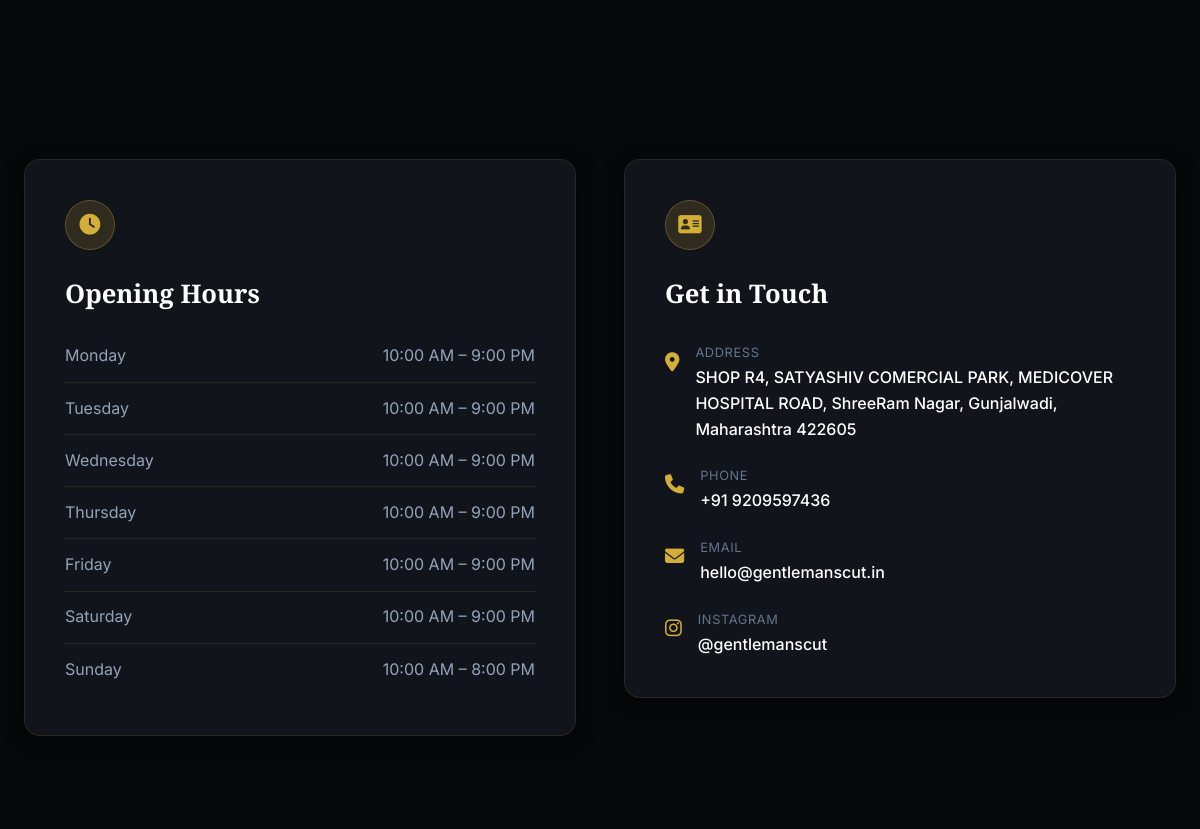
Page /about/ (middle part) on the earlier database version.
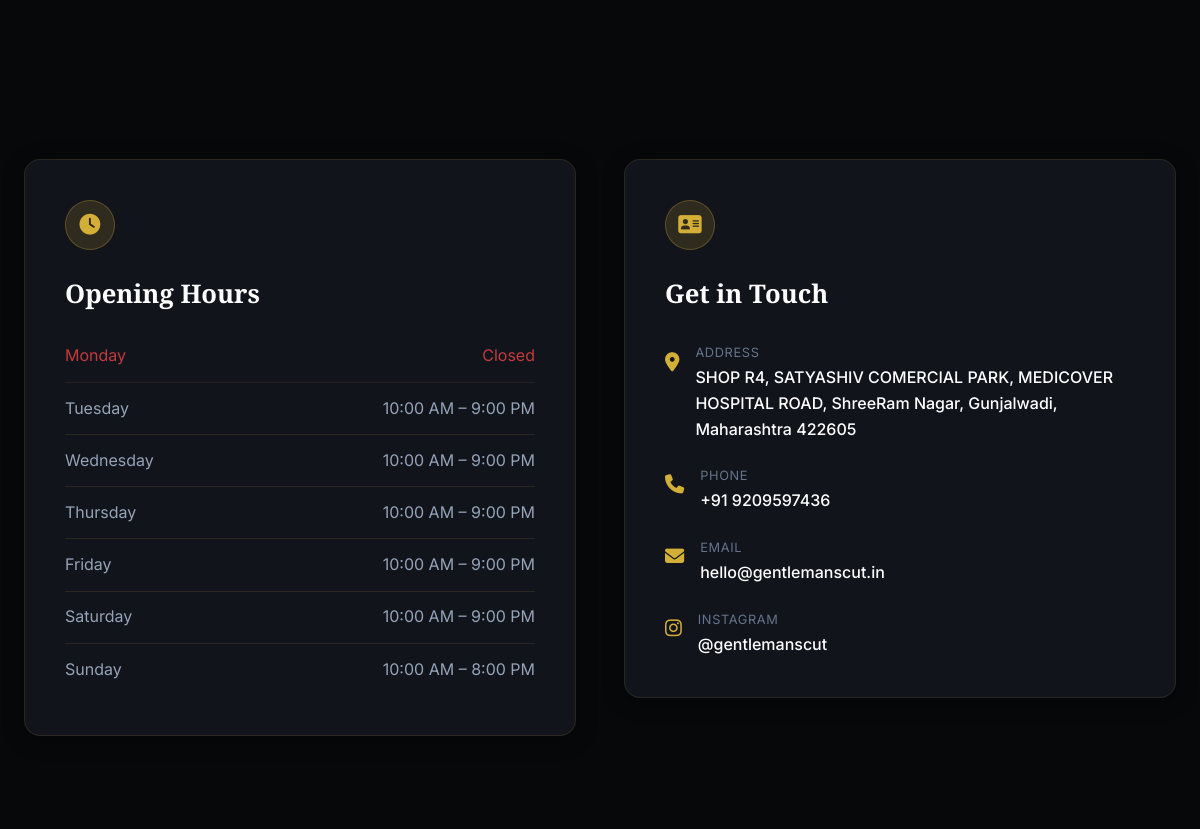
Same page on the later database version.
### booking/models.py (models this page shows, shortened)
class BusinessHour(models.Model):
    DAY_CHOICES = [
        (0, 'Monday'),
        (1, 'Tuesday'),
        (2, 'Wednesday'),
        (3, 'Thursday'),
        (4, 'Friday'),
        (5, 'Saturday'),
        (6, 'Sunday'),
    ]
    day = models.IntegerField(choices=DAY_CHOICES, unique=True)
    opening_time = models.TimeField(default='10:00')
    closing_time = models.TimeField(default='21:00')
    is_closed = models.BooleanField(default=False)
    class Meta:
        ordering = ['day']
        verbose_name = 'Business Hour'
        verbose_name_plural = 'Business Hours'

### booking/views.py (the view)
# urls.py: path('about/', views.about, name='about'),
def about(request):
    business_hours = BusinessHour.objects.all()
    barbers = Barber.objects.filter(is_active=True)
    return render(request, 'about.html', {'business_hours': business_hours, 'barbers': barbers})

### templates/about.html (shortened to what this page needs)
{% extends 'base.html' %}
{% load static %}
{% block content %}
<section class="section">
  <div class="container">
    <div class="hours-contact-grid">
      <div class="hours-card" data-animate="fade-up">
        <div class="card-icon"><i class="fa-solid fa-clock"></i></div>
        <h2 class="card-title">Opening Hours</h2>
        <div class="hours-table">
          {% for bh in business_hours %}
          <div class="hours-row {% if bh.is_closed %}hours-closed{% endif %}">
            <span class="hours-day">{{ bh.get_day_display }}</span>
            <span class="hours-time">
              {% if bh.is_closed %}
                Closed
              {% else %}
                {{ bh.opening_time|time:"g:i A" }} – {{ bh.closing_time|time:"g:i A" }}
              {% endif %}
            </span>
          </div>
          {% endfor %}
        </div>
      </div>
      <div class="contact-card" data-animate="fade-up" data-delay="100">
        <div class="card-icon"><i class="fa-solid fa-address-card"></i></div>
        <h2 class="card-title">Get in Touch</h2>
        <div class="contact-list">
          <div class="contact-item">
            <div class="contact-icon"><i class="fa-solid fa-location-dot"></i></div>
            <div>
              <div class="contact-label">Address</div>
              <div class="contact-value">SHOP R4, SATYASHIV COMERCIAL PARK, MEDICOVER HOSPITAL ROAD, ShreeRam Nagar, Gunjalwadi, Maharashtra 422605</div>
            </div>
          </div>
          <div class="contact-item">
            <div class="contact-icon"><i class="fa-solid fa-phone"></i></div>
            <div>
              <div class="contact-label">Phone</div>
              <div class="contact-value"><a href="tel:+919209597436">+91 9209597436</a></div>
            </div>
          </div>
          <div class="contact-item">
            <div class="contact-icon"><i class="fa-solid fa-envelope"></i></div>
            <div>
              <div class="contact-label">Email</div>
              <div class="contact-value"><a href="mailto:hello@gentlemanscut.in">hello@gentlemanscut.in</a></div>
            </div>
          </div>
          <div class="contact-item">
            <div class="contact-icon"><i class="fab fa-instagram"></i></div>
            <div>
              <div class="contact-label">Instagram</div>
              <div class="contact-value"><a href="#">@gentlemanscut</a></div>
            </div>
          </div>
        </div>
      </div>
    </div>
  </div>
</section>
{% endblock %}

Differences in the rows shown:
changed BusinessHour "Monday": opening_time "10:00 AM" → (not shown); closing_time "9:00 PM" → (not shown); is_closed "–" → "Closed"
